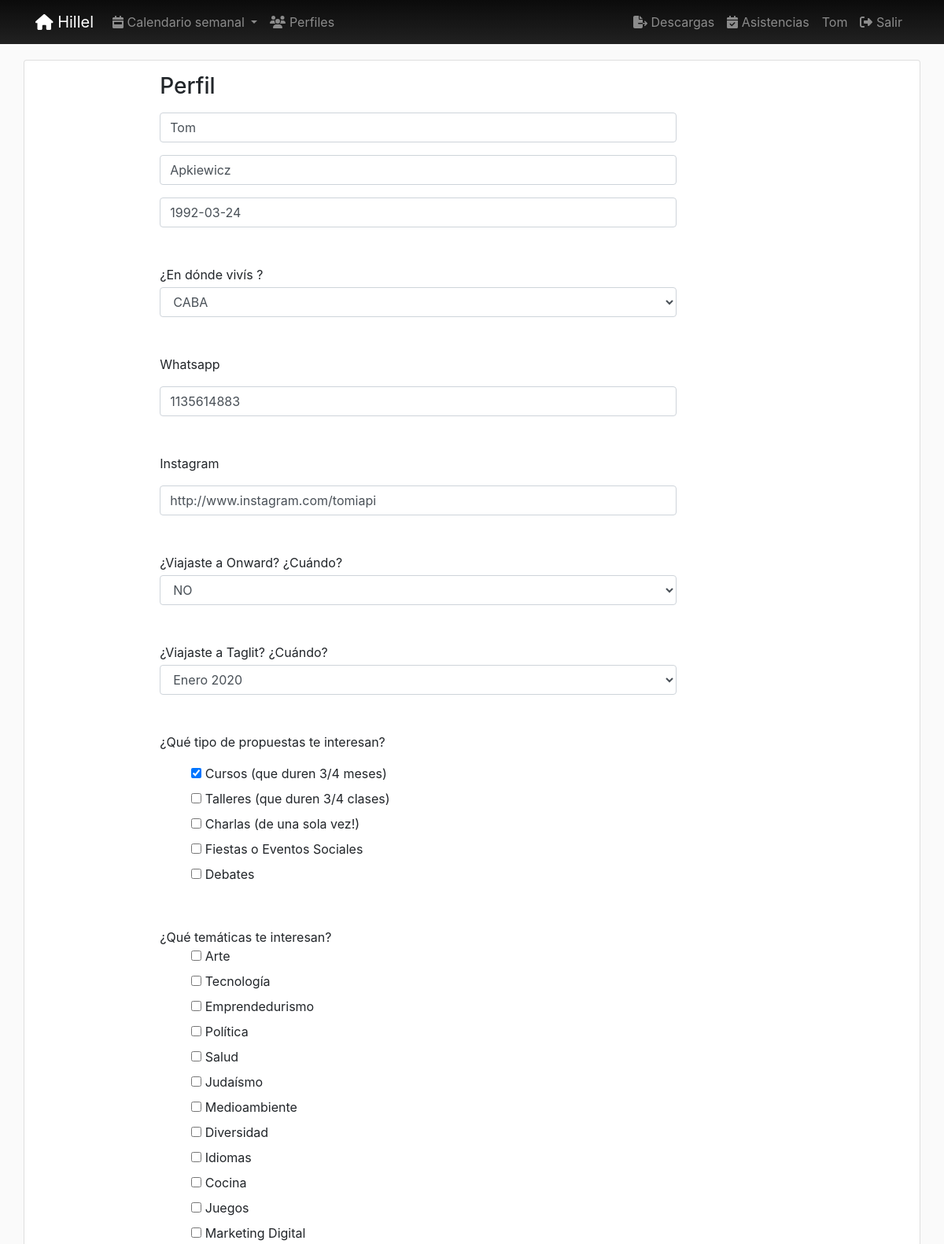
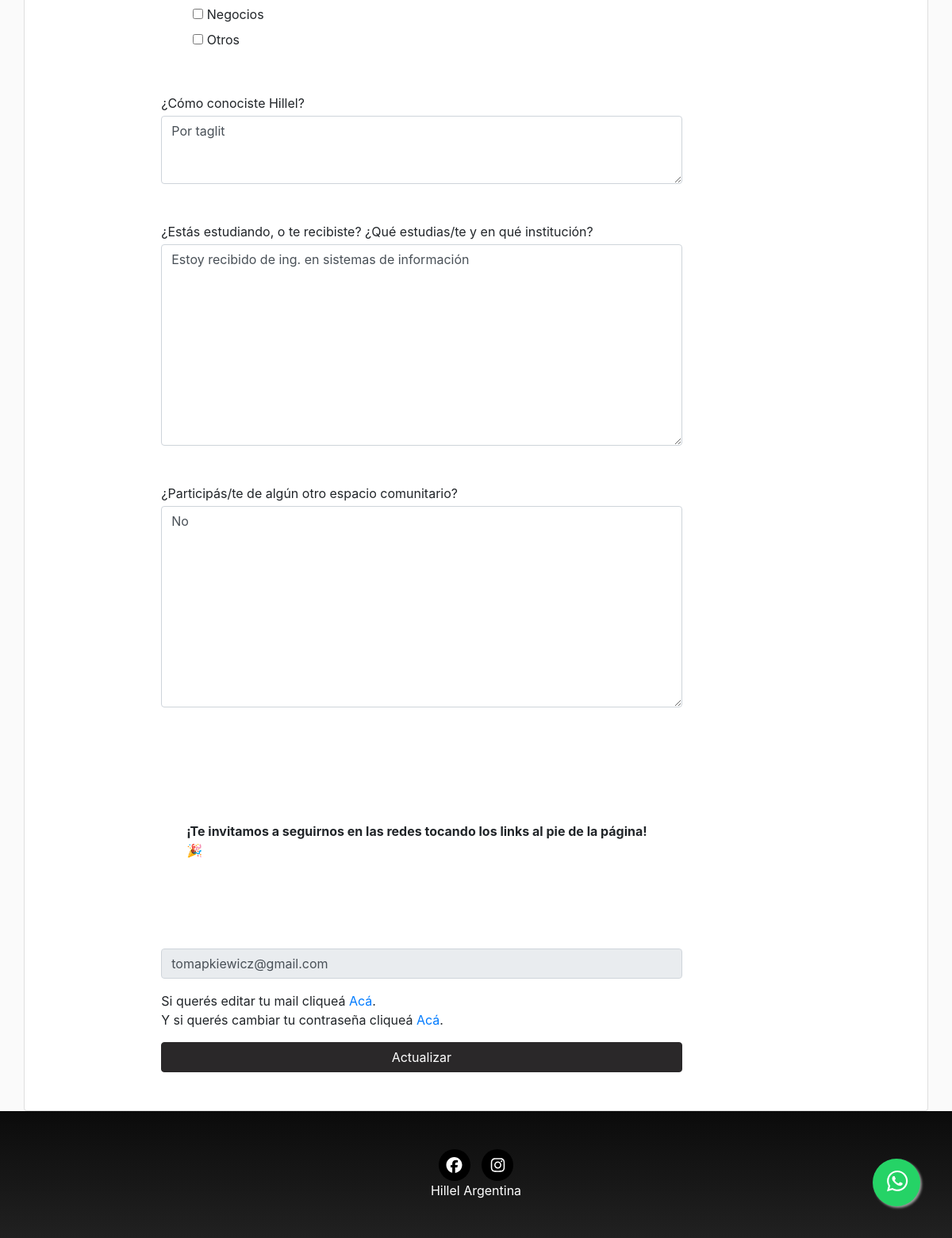
/accounts/profile/ (signed in), run on the app's committed database (2 pictures, top to bottom).
### registration/models.py (models this page shows, shortened)
class Profile(models.Model):
    user = models.OneToOneField(User, on_delete=models.CASCADE)
    avatar = models.ImageField(upload_to=custom_upload_to,
                               null=True, blank=True)
    apellido = models.CharField(null=True, blank=True, max_length=100)
    nombre = models.CharField(null=True, blank=True, max_length=100)
    whatsapp = models.CharField(verbose_name="Número de Whatsapp", null=True, blank=True, max_length=30)
    instagram = models.CharField(verbose_name="@ de Instagram", null=True, blank=True, max_length=100)
    onward = models.ForeignKey(FechaOnward, on_delete=models.CASCADE, verbose_name="¿Viajaste a Onward? ¿Cuándo?", null=True, blank=True)
    taglit = models.ForeignKey(FechaTaglit, on_delete=models.CASCADE, verbose_name="¿Viajaste a Taglit? ¿Cuándo?", null=True, blank=True)
    propuestasInteres = models.ManyToManyField(PropuestaInteres)
    tematicasInteres = models.ManyToManyField(TematicaInteres, null=True, blank=True)
    comoConociste = models.CharField(verbose_name="¿Cómo conociste Hillel?", null=True, blank=True, max_length=250)
    estudios = models.CharField(verbose_name="¿Estás estudiando, o te recibiste? ¿Qué estudias/te y en qué institución?", null=True, blank=True, max_length=250)
    experienciaComunitaria = models.CharField(null=True, blank=True, max_length=250)
    fechaNacimiento = models.DateField(null=True, blank=True)
    provincia = models.ForeignKey(Provincia, on_delete=models.CASCADE, verbose_name="provincia", null=True, blank=True)
    categories = models.ManyToManyField(Category, verbose_name='Intereses', related_name='get_user_pages', blank=True)
    validado = models.BooleanField(verbose_name="Perfil validado", default=0)
    created = models.DateTimeField(auto_now_add=True, verbose_name="Fecha de creación", blank=True, null=True)
    updated = models.DateTimeField(auto_now=True, verbose_name="Fecha de edición", blank=True, null=True)
    class Meta:
        verbose_name = "Perfil"
        verbose_name_plural = "Perfiles"
        ordering = ['-updated']

### registration/views.py (the view, shortened to what this page needs)
# urls.py: path('profile/', ProfileUpdate.as_view(), name='profile'),
@method_decorator(login_required, name='dispatch')
class ProfileUpdate(UpdateView):
    form_class = ProfileForm
    template_name_suffix = '_form'
    def get_object(self):
        profile, created = Profile.objects.get_or_create(
            user=self.request.user)
        return profile

### location/models.py (called while the page is built)
    def __str__(self):
        return self.title

### profiles/processors.py (called while the page is built)
def ctx_dict(request):
    ctx = {}
    bitajon = False
    if request.user.groups.filter(name="BITAJON").count():
        bitajon = True
    ctx["bitajon"] = bitajon
    return ctx

### registration/models.py (called while the page is built)
    def __str__(self):
        return self.fecha

    def __str__(self):
        return self.fecha

    def __str__(self):
        return self.nombre

    def __str__(self):
        return self.nombre

### social/models.py (called while the page is built)
    def __str__(self):
        return self.numero

### social/processors.py (called while the page is built)
def ctx_dict(request):
    ctx = {}
    links = Link.objects.all()
    for link in links:
        ctx[link.key] = link.url
    whatsapp = Whatsapp.objects.all().first()
    ctx['whatsappHillel'] = whatsapp
    return ctx

### registration/templates/registration/profile_form.html (shortened to what this page needs)
{% extends 'core/base.html' %}
{% load static %}
{% block content %}
<main role="main">
  <div class="card container">
    <div class="row mt-3">
      <div class="col-md-9 mx-auto mb-5">
        <form action="" method="post" enctype="multipart/form-data">{% csrf_token %}
            <div class="col-md-10">
              <h3>Perfil</h3>
              {{ form.nombre }}
              {{ form.apellido }}
              {{ form.fechaNacimiento }}
              <span class="form-text mt-5">¿En dónde vivís ?</span>
              {{ form.provincia }}
             <span class="form-text mt-5">Whatsapp</span>
              {{ form.whatsapp }}
             <span class="form-text mt-5">Instagram</span>
              {{ form.instagram }}
              <span class="form-text mt-5">¿Viajaste a Onward? ¿Cuándo?</span>
              {{ form.onward }}
              <span class="form-text mt-5">¿Viajaste a Taglit? ¿Cuándo?</span>
              {{ form.taglit }}
              <span class="form-text mt-5 mb-3">¿Qué tipo de propuestas te interesan?</span>
              {{ form.propuestasInteres }}
              <span class="form-text mt-5">¿Qué temáticas te interesan?</span>
              {{ form.tematicasInteres }}
              <span class="form-text mt-5">¿Cómo conociste Hillel?</span>
              {{ form.comoConociste }}
              <span class="form-text mt-5">¿Estás estudiando, o te recibiste? ¿Qué estudias/te y en qué institución?</span>
              {{ form.estudios }}
              <span class="form-text mt-5">¿Participás/te de algún otro espacio comunitario?</span>
              {{ form.experienciaComunitaria }}
              <div class="jumbotron">
              <span class="form-text mt-5"><b>¡Te invitamos a seguirnos en las redes tocando los links al pie de la página! 🎉 </b></span>
             </div>
              <input type="email" class="form-control mt-3" value={{request.user.email}} readonly>
              <p class="mt-3">Si querés editar tu mail cliqueá <a href="{% url 'profile_email' %}">Acá</a>.<br>
              Y si querés cambiar tu contraseña cliqueá <a href="{% url 'password_change' %}">Acá</a>.</p>
              <input type="submit" class="btn btn-dark btn-block mt-3" value="Actualizar">
            </div>
          </div>
      </div>
    </div>
</main>
{% endblock %}

### core/templates/core/base.html (shortened to what this page needs)
<!DOCTYPE html>
<html lang="es">
  <head>
    {% load static %}
    <link href="{% static 'core/vendor/bootstrap/css/bootstrap.min.css' %}" rel="stylesheet">
    <link href="{% static 'core/css/main.css' %}" rel="stylesheet">
  </head>
  <body class="fondo" >
    <body>
      <nav class="navbar navbar-expand-lg navbar-dark bg-dark sticky-top footer-sample">
        <div class="container">
          <a class="navbar-brand" href="{% url 'home' %}">
            <i class="fas fa-home"></i>
            Hillel</a>
          <div class="collapse navbar-collapse" id="ned">
            <ul class="navbar-nav mr-auto">
                <li class="nav-item dropdown">
                <a class="nav-link dropdown-toggle" href="#" id="navbardrop" data-toggle="dropdown">
                  <i class="fas fa-calendar-week"></i>
                Calendario semanal
                </a>
                   {% if request.user.is_staff %}
              </li>
                 <li class="nav-item">
                <a class="nav-link" href="{% url 'profiles:list' %}">
                  <i class="fas fa-users"></i>
                  Perfiles</a>
              </li>
                {% endif %}
            </ul>
            <ul class="navbar-nav">
            {% if request.user.is_staff %}
              <li class="nav-item">
                <a class="nav-link " href="{% url 'pages:exportar' %}">
                  <i class="fa fa-file-export"></i>
                  Descargas</a>
              </li>
            {% endif %}
            {% if request.user.is_staff or bitajon %}
              <li class="nav-item">
                <a class="nav-link" href="{% url 'pages:asistencia' 0 %}">
                  <i class="fas fa-calendar-check"></i>
                  Asistencias</a>
              </li>
            {% endif %}
            {% if not request.user.is_authenticated %}
              <li class="nav-item">
                <a class="nav-link" href="{% url 'login' %}">
                  <i class="fas fa-sign-in-alt"></i>
                  Acceder</a>
              </li>
                <li class="nav-item">
                <a class="nav-link" href="{% url 'signup' %}">
                  <i class="fas fa-user-plus"></i>
                  Registrarse</a>
              </li>
              {% else %}
              <li class="nav-item">
                <a class="nav-link" href="{% url 'home' %}"> {{request.user}}</a>
              </li>
              <li class="nav-item">
                <a class="nav-link" href="{% url 'logout' %}">
                  <i class="fas fa-sign-out-alt"></i>
                  Salir</a>
              </li>
              {% endif %}
            </ul>
          </div>
        </div>
      </nav>
      {% block content %}{% endblock %}
      <a id="whatsapp" href="https://wa.me/+549{{whatsappHillel}}" class="float badge badge-pill" target="_blank" data-toggle="tooltipW" title="Whatsapp">
        <i class="fab fa-whatsapp my-float"></i>
      </a>
    <footer class="footer text-faded text-center py-5 footer-sample ">
      <div class="container">
        <p class="m-0">
        {% if LINK_FACEBOOK %}
            <a href="{{LINK_FACEBOOK}}" class="link">
              <span class="fa-stack fa-lg ">
                <i class="fas fa-circle fa-stack-2x" style="color:black"></i>
                <i class="fab fa-facebook fa-stack-1x fa-inverse"></i>
              </span>
            </a>
              {% endif %}
             {% if LINK_INSTAGRAM %}
            <a href="{{LINK_INSTAGRAM}}" class="link">
              <span class="fa-stack fa-lg">
                <i class="fas fa-circle fa-stack-2x" style="color:black"></i>
                <i class="fab fa-instagram fa-stack-1x fa-inverse"></i>
              </span>
            </a>
              {% endif %}
    </div>
      <p class="m-0 mbt1" style="color:white">Hillel Argentina</p>
    </footer>
  </body>
</html>

### core/static/core/css/main.css (style rules this page uses)
main { padding-top: 20px; }
:root { --jumbotron-padding-y: 3rem; }
.jumbotron { padding-top: var(--jumbotron-padding-y); padding-bottom: var(--jumbotron-padding-y); margin-bottom: 0; background-color: #fff; }
@media (min-width: 768px) { .jumbotron { padding-top: calc(var(--jumbotron-padding-y) * 2); padding-bottom: calc(var(--jumbotron-padding-y) * 2); } }
footer { padding-top: 3rem; padding-bottom: 3rem; }
footer p { margin-bottom: .25rem; }
html { overflow: scroll; }
body { min-height:100vh; margin:0; position:relative; }
body { position: relative; }
body::after { content: ''; display: block; height: 160px; }
footer { position: absolute; bottom: 0; width: 100%; height: 160px; }
.float { position:fixed; width:60px; height:60px; bottom:40px; right:40px; background-color:#25d366; color:#FFF; border-radius:50px; text-align:center; font-size:30px; box-shadow: 2px 2px 3px #999; z-index:100; }
.my-float { margin-top:5px; }
.footer-sample { background-color: #2a2829; background-color: #212121; background-image: -webkit-gradient(linear,left top,left bottom,color-stop(0%,#0b0b0b),color-stop(100%,#212121)) }
.fondo { background-color: rgba(var(--b3f,250,250,250),1); }
ul { list-style-type: none; }

### data on the page
Profile: nombre "Tom", apellido "Apkiewicz", fechaNacimiento "1992-03-24", provincia "CABA", whatsapp "1135614883", instagram "http://www.instagram.com/tomiapi", onward "NO", taglit "Enero 2020", comoConociste "Por taglit", estudios "Estoy recibido de ing. en sistemas de información", experienciaComunitaria "No"

### other printed values
{{ request.user }} "Tom"
